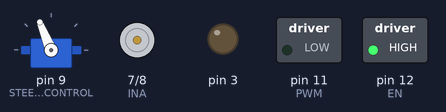
The sketch below on a simulated Arduino Uno, built with avr-gcc and run on an emulated ATmega328P. On the bench: servo, motor-driver pin pairs drawn as motors (green arrow = first pin HIGH = forward, orange = second pin HIGH = backward, longer = more drive), switched loads named in the sketch (green lamp = pin HIGH), output pins drawn as LEDs (lit = HIGH). What the sketch prints to the serial monitor is not drawn.

Above: at 0.05 s.
At 1.5 s:
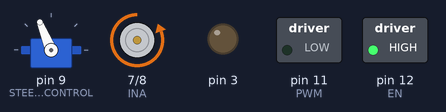
At 3.0 s:
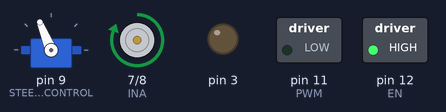
Timing chart, 0 to 3.5 s (numbered marks = the images above):
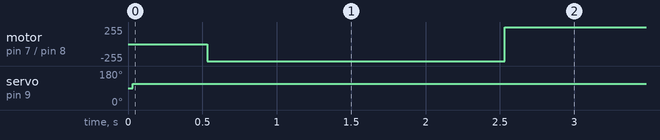

The sketch:

roborace.ino
```cpp
#include <Wire.h>
#include <Adafruit_SSD1306.h>
#include <Adafruit_GFX.h>
#include <VL53L0X.h>
#include <Servo.h>

int timeout = 700;
float k1 = 0.05;
float k2 = 0.09;

int SERVO_NORMOL = 90;
int SERVO_LEFT_LIMIT = 112; //112       101
int SERVO_RIGHT_LIMIT = 68; //68        79

#define PRELOAD_VALUE 170  // about 11 ms delay

#define XSHUT_F1 5 //5
#define XSHUT_F2 6 //4
#define XSHUT_SR 4 //4

#define TOF_F1_ADDR    0x2B      // this addr is set by default for each VL53L0X sensor
#define TOF_F2_ADDR    0x2A
#define TOF_SR_ADDR    0x2C

#define SYSTEM_INTERRUPT_CLEAR       0x0B
#define RESULT_INTERRUPT_STATUS      0x13
#define RESULT_RANGE_STATUS          0x14
#define STEERING_CONTROL 9

#define SPEED_CONTROL    3
#define INA 7     // выходы arduino
#define INB 8
#define EN 12
#define PWM 11

// create vlx sensor objects
VL53L0X f1_sensor;
VL53L0X f2_sensor;
VL53L0X sr_sensor;

Servo my_servo;

int motorSpeed = 50;

// try to implement PID
//

void setup() {
  pinMode(INA, OUTPUT);
  pinMode(INB, OUTPUT);
  pinMode(EN, OUTPUT);

  digitalWrite(EN, HIGH);

  pinMode(3, OUTPUT);
  my_servo.attach(STEERING_CONTROL);
  my_servo.write(SERVO_NORMOL);

//  delay(5000);

  pinMode(XSHUT_F1, OUTPUT);
  pinMode(XSHUT_F2, OUTPUT);
  pinMode(XSHUT_SR, OUTPUT);
  Wire.begin();
  Serial.begin(9600);
  Serial.println("Initialization ...");

  pinMode(XSHUT_F1, INPUT);
  delay(10);
  f1_sensor.setAddress(TOF_F1_ADDR);

  pinMode(XSHUT_F2, INPUT);
  delay(10);
  f2_sensor.setAddress(TOF_F2_ADDR);

  pinMode(XSHUT_SR, INPUT);
  delay(10);
  sr_sensor.setAddress(TOF_SR_ADDR);

  //Serial.println(58);

  f1_sensor.setTimeout(timeout);
  f2_sensor.setTimeout(timeout);
  sr_sensor.setTimeout(timeout);


  //Serial.println(56);
  f1_sensor.init();
  f2_sensor.init();
  sr_sensor.init();

  f1_sensor.startContinuous();
  f2_sensor.startContinuous();
  sr_sensor.startContinuous();
  Serial.println("Setup done");

   cli();  // disable global interrupts
  TCCR2A = 0;
  TCCR2B = 0;

  OCR2A = PRELOAD_VALUE;
  TCCR2A |= (1 << WGM21);  // enable CTC mode

  // set 1024 as a frequency prescaller
  TCCR2B |= (1 << CS20);
  TCCR2B |= (1 << CS21);
  TCCR2B |= (1 << CS22);

  TIMSK2 = (1 << OCIE2A);   // enable Timer2 compare interrupt

  sei();
}

int f1, f2, pl, sr;

float err = 0.0;
float deff = 0.0;
float deff_old = 0.0;

void(* resetFunc) (void) = 0;

volatile byte flag = 0;

void loop() {
  if (flag == 1) {
     if (0 != (f1_sensor.readReg(RESULT_INTERRUPT_STATUS) & 0x07)) {
      f1 = f1_sensor.readReg16Bit(RESULT_RANGE_STATUS + 10);
      f1_sensor.writeReg(SYSTEM_INTERRUPT_CLEAR, 0x01);
      }
    if (0 != (f2_sensor.readReg(RESULT_INTERRUPT_STATUS) & 0x07)) {
      f2 = f2_sensor.readReg16Bit(RESULT_RANGE_STATUS + 10);
      f2_sensor.writeReg(SYSTEM_INTERRUPT_CLEAR, 0x01);
      }
    if (0 != (sr_sensor.readReg(RESULT_INTERRUPT_STATUS) & 0x07)) {
      sr = sr_sensor.readReg16Bit(RESULT_RANGE_STATUS + 10);
      sr_sensor.writeReg(SYSTEM_INTERRUPT_CLEAR, 0x01);
      }
   flag = 0;
  }
    if (f1 < 0 or f2 < 0 or sr < 0){

  digitalWrite(INB, HIGH);
  digitalWrite(INA, HIGH);
    resetFunc();
}
 if ( sr > 1300 or f1 < 800 or f2 < 800){
  motorSpeed = 70;
  k1 = 0.02;
  k2 = 0.02;
 }else if ( sr <= 1300 or f1 >= 800 or f2 >= 800 ){
  motorSpeed = 50;
  k1 = 1.4;
  k2 = 0.2;
 }
  deff = f1 - f2;
  err = SERVO_NORMOL - ((deff * k1 ) + k2 * (deff - deff_old));//
  deff_old = deff * k1 + k2 * (deff - deff_old);

  if ( err > SERVO_LEFT_LIMIT ) {
    err = SERVO_LEFT_LIMIT;
  }
  if ( err < SERVO_RIGHT_LIMIT ) {
     err = SERVO_RIGHT_LIMIT;
  }
  my_servo.write(err);

  // Serial.print(f1);
  // Serial.print("    ");
  // Serial.print(f2);
  // Serial.print("    ");
  // Serial.print(sr);
  // Serial.print("    ");
  //  Serial.println(motorSpeed);

  if (f1 < 300 or f2 < 300 or sr < 350) {

    if (err > 0){
    my_servo.write(SERVO_LEFT_LIMIT);
     delay(500);

    }
    if (err < 0){
    my_servo.write(SERVO_RIGHT_LIMIT);
     delay(500);

    }
    digitalWrite(INA, LOW);    // крутим мотор в                          противоположную сторону
    digitalWrite(INB, HIGH);
    analogWrite(PWM, 50);
    delay(1500);

    if (err > 0){
    my_servo.write(SERVO_LEFT_LIMIT);
     delay(500);

    }
    if (err < 0){
    my_servo.write(SERVO_RIGHT_LIMIT);
     delay(500);

    }
    digitalWrite(INA, HIGH);    // крутим мотор в противоположную сторону
    digitalWrite(INB, LOW);
    analogWrite(PWM, 50);
    delay(500);
  }
//  if (f1 >= 250 or f2 >= 250 or sr >= 250) {
    digitalWrite(INA, HIGH);    // крутим мотор в противоположную сторону
    digitalWrite(INB, LOW);
    analogWrite(PWM, motorSpeed);
//  }
}

// TM2 CTC interrupt handler
ISR(TIMER2_COMPA_vect)
{
    static int counter = 0;
    counter++;
    if (counter == 2) {
        flag = 1;
        counter = 0;
    }

}
```

Measured:
- by itself, motor on pin 7 (INA) / pin 8 (INB): alternates forward 255/255 for 1.0 s and backward 255/255 for 2.0 s
- by itself, servo on pin 9 (STEERING_CONTROL): 90° → 112° at 0.03 s
